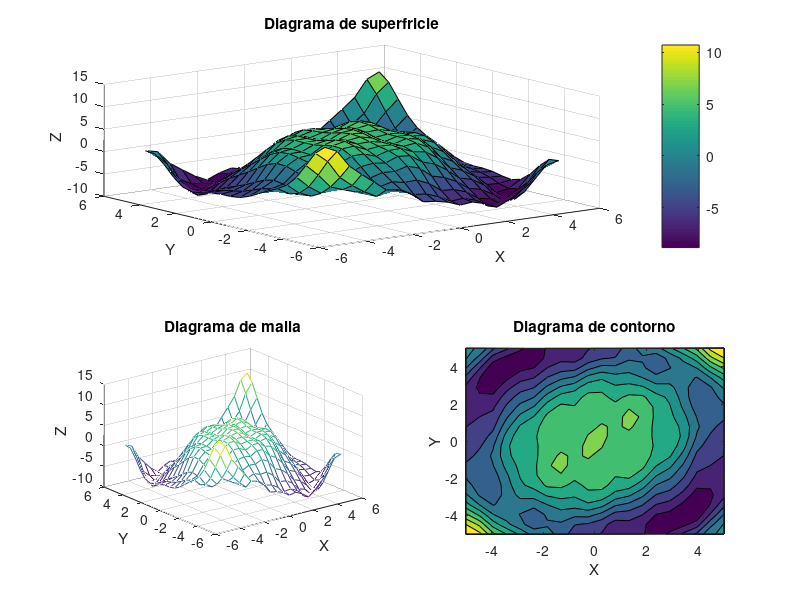

Recreate this plot in MATLAB.
%{
Ejercicio 5. Representación gráfica en 3D
Realice un script en Matlab que dibuje sobre el área −5 ≤ x, y ≤ 5 la 
superficie, la superficie en forma de malla y el contorno de la función: 

z=y*sin(pi*x/10)+5*cos((x^2+y^2)/8)+cos(x+y)*cos(3x-y)

En la misma figura dibuje en la parte superior y centrada la gráfica de 
la superficie, en la parte inferior izquierda la gráfica de la superficie 
en forma de malla y en la parte inferior derecha la gráfica del contorno. 
Además, añada la barra de color al contorno. Deben añadirse etiquetas a 
los ejes, y un título a cada gráfica.
%}

clear all
close all

% Crear rejilla uniforme de 20 valores x,y entre 5 y -5
vector_x=linspace(-5,5,20);
vector_y=linspace(-5,5,20);

[X,Y]=meshgrid(vector_x,vector_y);

% .* significa cada elemento de la matriz 
Z = Y.*sin(pi*X/10)+5*cos((X.^2+Y.^2)/8)+cos(X+Y).*cos(3*X-Y);

%% Plotting
figure('Name','Diagramas de superficie, malla y contorno','NumberTitle','off');

% Superficie
subplot(2,2,[1,2])
surf(X,Y,Z);
colorbar         % Aporta visibilidad a los plots
xlabel('X');
ylabel('Y');
zlabel('Z');
title('Diagrama de superfricie');

% Malla
subplot(2,2,3)
mesh(X,Y,Z);
xlabel('X');
ylabel('Y');
zlabel('Z');
title('Diagrama de malla');

% Contorno
subplot(2,2,4)
contourf(X,Y,Z);
xlabel('X');
ylabel('Y');
zlabel('Z');
title('Diagrama de contorno');
